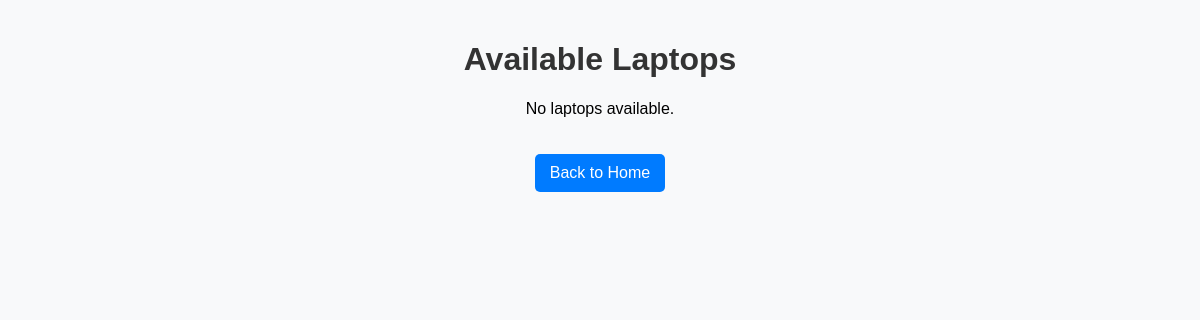
Before: /laptops/ with the older database file.
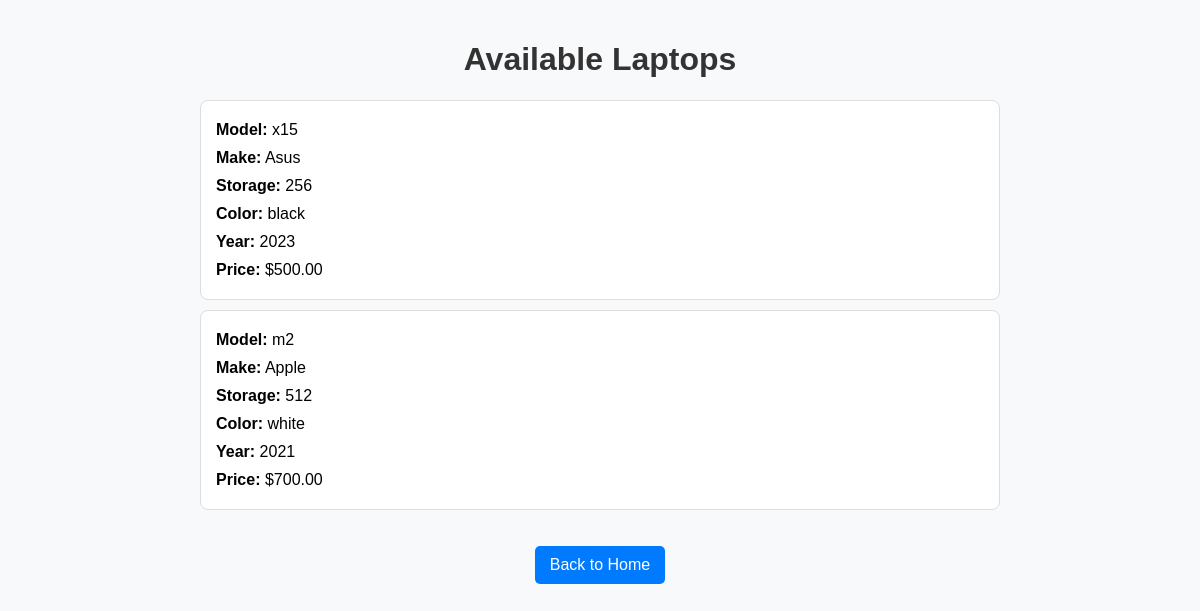
After: the same page with the newer database file.
### laptops/models.py (models this page shows, shortened)
class Laptops(models.Model):
    model = models.CharField(max_length=30)
    make = models.CharField(max_length=30)
    storage = models.PositiveIntegerField()
    year = models.PositiveIntegerField()
    color = models.CharField(max_length=30)
    price = models.DecimalField(max_digits=10,decimal_places=2)

### laptops/views.py (the view)
# urls.py: path('',laptops, name = 'laptops-page')
def laptops(request):
    laptops = Laptops.objects.all()
    return render(request,'laptops_page.html',{'laptops':laptops})

### templates/laptops_page.html (shortened to what this page needs)
<!DOCTYPE html>
<html lang="en">
<head>
</head>
<body>
    <div class="container">
        <h1>Available Laptops</h1>
        <ul style="list-style-type: none; padding: 0;">
            {% for laptop in laptops %}
            <li class="laptop-item">
                <div class="laptop-info">
                    <span><strong>Model:</strong> {{ laptop.model }}</span>
                    <span><strong>Make:</strong> {{ laptop.make }}</span>
                    <span><strong>Storage:</strong> {{ laptop.storage }}</span>
                    <span><strong>Color:</strong> {{ laptop.color }}</span>
                    <span><strong>Year:</strong> {{ laptop.year }}</span>
                    <span><strong>Price:</strong> ${{ laptop.price }}</span>
                </div>
            </li>
            {% empty %}
            <li>No laptops available.</li>
            {% endfor %}
        </ul>
        <a href="{% url 'main-page' %}" class="button">Back to Home</a>
    </div>
</body>
</html>

### templates/laptops_page.html (style rules this page uses)
body { font-family: Arial, sans-serif; background-color: #f8f9fa; margin: 0; padding: 20px; }
.container { max-width: 800px; margin: auto; text-align: center; }
h1 { color: #333; }
.laptop-item { background-color: #ffffff; border: 1px solid #ddd; border-radius: 8px; padding: 15px; margin: 10px 0; transition: box-shadow 0.3s; }
.button { background-color: #007bff; color: white; padding: 10px 15px; border: none; border-radius: 5px; text-decoration: none; display: inline-block; margin-top: 20px; transition: background-color 0.3s ease; }
.laptop-info { display: flex; flex-direction: column; align-items: flex-start; }
.laptop-info span { margin: 5px 0; }

Changed rows visible on the page:
added Laptops: model "x15", make "Asus", storage "256", color "black", year "2023", price "500.00"
added Laptops: model "m2", make "Apple", storage "512", color "white", year "2021", price "700.00"
Other visible differences:
text no longer shown: "No laptops available."
